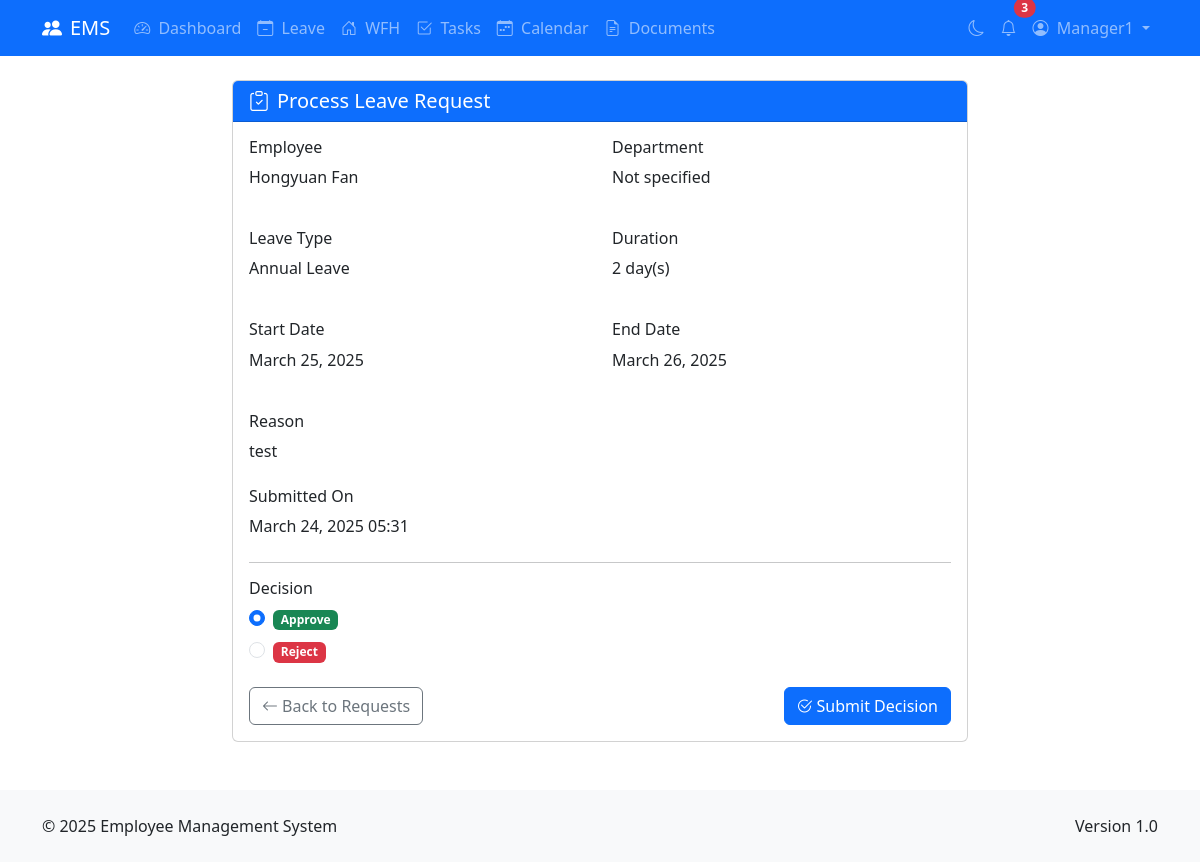
/leave/process/2/ (signed in), run on the app's committed database.
### accounts/models.py (models this page shows, shortened)
class CustomUser(AbstractUser):
    EMPLOYEE = 'employee'
    MANAGER = 'manager'
    HR = 'hr'
    ADMIN = 'admin'
    USER_TYPES = [
        (EMPLOYEE, 'Employee'),
        (MANAGER, 'Manager'),
        (HR, 'HR'),
        (ADMIN, 'Admin'),
    ]
    IT = 'it'
    HR_DEPT = 'hr'
    FINANCE = 'finance'
    MARKETING = 'marketing'
    SALES = 'sales'
    OPERATIONS = 'operations'
    CUSTOMER_SERVICE = 'customer_service'
    RESEARCH = 'research'
    DEPARTMENTS = [
        (IT, 'Information Technology'),
        (HR_DEPT, 'Human Resources'),
        (FINANCE, 'Finance'),
        (MARKETING, 'Marketing'),
        (SALES, 'Sales'),
        (OPERATIONS, 'Operations'),
        (CUSTOMER_SERVICE, 'Customer Service'),
        (RESEARCH, 'Research & Development'),
    ]
    user_type = models.CharField(max_length=20, choices=USER_TYPES, default=EMPLOYEE)
    department = models.CharField(max_length=20, choices=DEPARTMENTS, null=True, blank=True)
    phone_number = models.CharField(max_length=20, blank=True)
    address = models.TextField(blank=True)
    emergency_contact = models.CharField(max_length=100, blank=True)
    date_of_birth = models.DateField(null=True, blank=True)
    hire_date = models.DateField(null=True, blank=True)
    profile_picture = models.ImageField(upload_to=profile_picture_upload_path, null=True, blank=True)
    manager = models.ForeignKey(
        'self',
        on_delete=models.SET_NULL,
        null=True,
        blank=True,
        related_name='managed_employees'
    )
    def is_manager_or_above(self):
        return self.user_type in [self.MANAGER, self.HR, self.ADMIN]

### leave_system/models.py (models this page shows, shortened)
class LeaveRequest(models.Model):
    ANNUAL = 'annual'
    SICK = 'sick'
    PERSONAL = 'personal'
    UNPAID = 'unpaid'
    BEREAVEMENT = 'bereavement'
    MATERNITY = 'maternity'
    PATERNITY = 'paternity'
    LEAVE_TYPES = [
        (ANNUAL, 'Annual Leave'),
        (SICK, 'Sick Leave'),
        (PERSONAL, 'Personal Leave'),
        (UNPAID, 'Unpaid Leave'),
        (BEREAVEMENT, 'Bereavement Leave'),
        (MATERNITY, 'Maternity Leave'),
        (PATERNITY, 'Paternity Leave'),
    ]
    PENDING = 'pending'
    APPROVED = 'approved'
    REJECTED = 'rejected'
    CANCELLED = 'cancelled'
    STATUS_CHOICES = [
        (PENDING, 'Pending'),
        (APPROVED, 'Approved'),
        (REJECTED, 'Rejected'),
        (CANCELLED, 'Cancelled'),
    ]
    user = models.ForeignKey(
        settings.AUTH_USER_MODEL,
        on_delete=models.CASCADE,
        related_name='leave_requests'
    )
    leave_type = models.CharField(max_length=20, choices=LEAVE_TYPES)
    start_date = models.DateField()
    end_date = models.DateField()
    reason = models.TextField()
    status = models.CharField(max_length=20, choices=STATUS_CHOICES, default=PENDING)
    processed_by = models.ForeignKey(
        settings.AUTH_USER_MODEL,
        on_delete=models.SET_NULL,
        null=True,
        blank=True,
        related_name='leave_requests_processed'
    )
    processed_at = models.DateTimeField(null=True, blank=True)
    rejection_reason = models.TextField(blank=True)
    created_at = models.DateTimeField(auto_now_add=True)
    class Meta:
        ordering = ['-created_at']
    def get_days(self):
        delta = self.end_date - self.start_date
        return delta.days + 1

### leave_system/views.py (the view)
# urls.py: path('process/<int:pk>/', views.leave_request_process, name='leave_request_process'),
@login_required
def leave_request_process(request, pk):
    if not request.user.is_manager_or_above():
        messages.error(request, 'You do not have permission to access this page.')
        return redirect('dashboard')
    leave_request = get_object_or_404(LeaveRequest, pk=pk)
    if leave_request.user.manager != request.user and not request.user.is_hr_or_admin():
        messages.error(request, 'You can only process leave requests for your team members.')
        return redirect('leave_request_process_list')
    if request.method == 'POST':
        form = LeaveRequestProcessForm(request.POST)
        if form.is_valid():
            action = form.cleaned_data['action']
            if action == 'approved':
                leave_request.approve(request.user)
                messages.success(request, 'Leave request approved successfully!')
            else:
                rejection_reason = form.cleaned_data['rejection_reason']
                leave_request.reject(request.user, rejection_reason)
                messages.success(request, 'Leave request rejected successfully!')
            return redirect('leave_request_process_list')
    else:
        form = LeaveRequestProcessForm()
    return render(request, 'leave_system/leave_request_process.html', {
        'form': form,
        'leave_request': leave_request
    })

### leave_system/forms.py (shortened to what this page needs)
class LeaveRequestProcessForm(forms.Form):
    APPROVE = 'approved'
    REJECT = 'rejected'
    ACTIONS = [
        (APPROVE, 'Approve'),
        (REJECT, 'Reject'),
    ]
    action = forms.ChoiceField(choices=ACTIONS, widget=forms.RadioSelect(attrs={'class': 'form-check-input'}))
    rejection_reason = forms.CharField(
        widget=forms.Textarea(attrs={'rows': 3, 'class': 'form-control'}),
        required=False
    )

### leave_system/templates/leave_system/leave_request_process.html (shortened to what this page needs)
{% extends 'base.html' %}
{% load static %}
{% block extra_css %}
<link rel="stylesheet" href="{% static 'css/custom.css' %}">
{% endblock %}
{% block content %}
<div class="container mt-4">
    <div class="row">
        <div class="col-md-8 offset-md-2">
            <div class="card">
                <div class="card-header bg-primary text-white">
                    <h5 class="mb-0">
                        <i class="bi bi-clipboard-check me-2"></i>Process Leave Request
                    </h5>
                </div>
                <div class="card-body">
                    <div class="row mb-4">
                        <div class="col-md-6">
                            <h6>Employee</h6>
                            <p>{{ leave_request.user.get_full_name }}</p>
                        </div>
                        <div class="col-md-6">
                            <h6>Department</h6>
                            <p>{{ leave_request.user.get_department_display|default:"Not specified" }}</p>
                        </div>
                    </div>
                    <div class="row mb-4">
                        <div class="col-md-6">
                            <h6>Leave Type</h6>
                            <p>{{ leave_request.get_leave_type_display }}</p>
                        </div>
                        <div class="col-md-6">
                            <h6>Duration</h6>
                            <p>{{ leave_request.get_days }} day(s)</p>
                        </div>
                    </div>
                    <div class="row mb-4">
                        <div class="col-md-6">
                            <h6>Start Date</h6>
                            <p>{{ leave_request.start_date|date:"F d, Y" }}</p>
                        </div>
                        <div class="col-md-6">
                            <h6>End Date</h6>
                            <p>{{ leave_request.end_date|date:"F d, Y" }}</p>
                        </div>
                    </div>
                    <div class="mb-4">
                        <h6>Reason</h6>
                        <p>{{ leave_request.reason }}</p>
                    </div>
                    <div class="mb-4">
                        <h6>Submitted On</h6>
                        <p>{{ leave_request.created_at|date:"F d, Y H:i" }}</p>
                    </div>
                    <hr>
                    <form method="post">
                        <div class="mb-4">
                            <h6>Decision</h6>
                            <div class="form-check">
                                <input class="form-check-input" type="radio" name="{{ form.action.name }}" id="action_approve" value="approved" checked>
                                <label class="form-check-label" for="action_approve">
                                    <span class="badge bg-success">Approve</span>
                                </label>
                            </div>
                            <div class="form-check mt-2">
                                <input class="form-check-input" type="radio" name="{{ form.action.name }}" id="action_reject" value="rejected">
                                <label class="form-check-label" for="action_reject">
                                    <span class="badge bg-danger">Reject</span>
                                </label>
                            </div>
                        </div>
                        <div class="d-flex justify-content-between">
                            <a href="{% url 'leave_request_process_list' %}" class="btn btn-outline-secondary">
                                <i class="bi bi-arrow-left me-1"></i>Back to Requests
                            </a>
                            <button type="submit" class="btn btn-primary">
                                <i class="bi bi-check2-circle me-1"></i>Submit Decision
                            </button>
                        </div>
                    </form>
                </div>
            </div>
        </div>
    </div>
</div>
{% endblock %}

### templates/base.html (shortened to what this page needs)
<!DOCTYPE html>
<html lang="en">
<head>
    <link href="https://cdn.jsdelivr.net/npm/bootstrap@5.3.0/dist/css/bootstrap.min.css" rel="stylesheet">
    <link rel="stylesheet" href="https://cdn.jsdelivr.net/npm/bootstrap-icons@1.10.0/font/bootstrap-icons.css">
    {% block extra_css %}{% endblock %}
</head>
<body>
    {% if user.is_authenticated %}
    <nav class="navbar navbar-expand-lg navbar-dark bg-primary">
        <div class="container">
            <a class="navbar-brand" href="{% url 'dashboard' %}">
                <i class="bi bi-people-fill me-2"></i>EMS
            </a>
            <div class="collapse navbar-collapse" id="navbarNav">
                <ul class="navbar-nav me-auto">
                    <li class="nav-item">
                        <a class="nav-link" href="{% url 'dashboard' %}">
                            <i class="bi bi-speedometer2 me-1"></i> Dashboard
                        </a>
                    </li>
                    <li class="nav-item">
                        <a class="nav-link" href="{% url 'leave_request_list' %}">
                            <i class="bi bi-calendar-minus me-1"></i> Leave
                        </a>
                    </li>
                    <li class="nav-item">
                        <a class="nav-link" href="{% url 'wfh_request_list' %}">
                            <i class="bi bi-house-door me-1"></i> WFH
                        </a>
                    </li>
                    <li class="nav-item">
                        <a class="nav-link" href="{% url 'task_list' %}">
                            <i class="bi bi-check2-square me-1"></i> Tasks
                        </a>
                    </li>
                    <li class="nav-item">
                        <a class="nav-link" href="{% url 'calendar_view' %}">
                            <i class="bi bi-calendar-week me-1"></i> Calendar
                        </a>
                    </li>
                    <li class="nav-item">
                        <a class="nav-link" href="{% url 'document_list' %}">
                            <i class="bi bi-file-earmark-text me-1"></i> Documents
                        </a>
                    </li>
                </ul>
                <ul class="navbar-nav">
                    <li class="nav-item">
                        <a class="nav-link" href="#" id="dark-mode-toggle">
                            <i class="bi bi-moon" id="dark-mode-icon"></i>
                        </a>
                    </li>
                    <li class="nav-item">
                        <a class="nav-link position-relative" href="#">
                            <i class="bi bi-bell"></i>
                            <span class="position-absolute top-0 start-100 translate-middle badge rounded-pill bg-danger notification-badge" id="notification-badge">
                                3
                            </span>
                        </a>
                    </li>
                    <li class="nav-item dropdown">
                        <a class="nav-link dropdown-toggle" href="#" id="navbarDropdown" role="button" data-bs-toggle="dropdown" aria-expanded="false">
                            {% if user.profile_picture %}
                                <img src="{{ user.profile_picture.url }}" alt="Profile" class="rounded-circle me-1" style="width: 24px; height: 24px; object-fit: cover;">
                            {% else %}
                                <i class="bi bi-person-circle me-1"></i>
                            {% endif %}
                            {{ user.get_full_name|default:user.username }}
                        </a>
                    </li>
                </ul>
            </div>
        </div>
    </nav>
    {% endif %}
    {% block content %}{% endblock %}
    <footer class="bg-light py-4 mt-5">
        <div class="container">
            <div class="row">
                <div class="col-md-6">
                    <p class="mb-0">&copy; 2025 Employee Management System</p>
                </div>
                <div class="col-md-6 text-md-end">
                    <p class="mb-0">Version 1.0</p>
                </div>
            </div>
        </div>
    </footer>
</body>
</html>

### data on the page
CustomUser: get_full_name "Manager1"
LeaveRequest: user.get_full_name "Hongyuan Fan", user.department "Not specified", leave_type "Annual Leave", get_days "2", start_date "March 25, 2025", end_date "March 26, 2025", reason "test", created_at "March 24, 2025 05:31"
